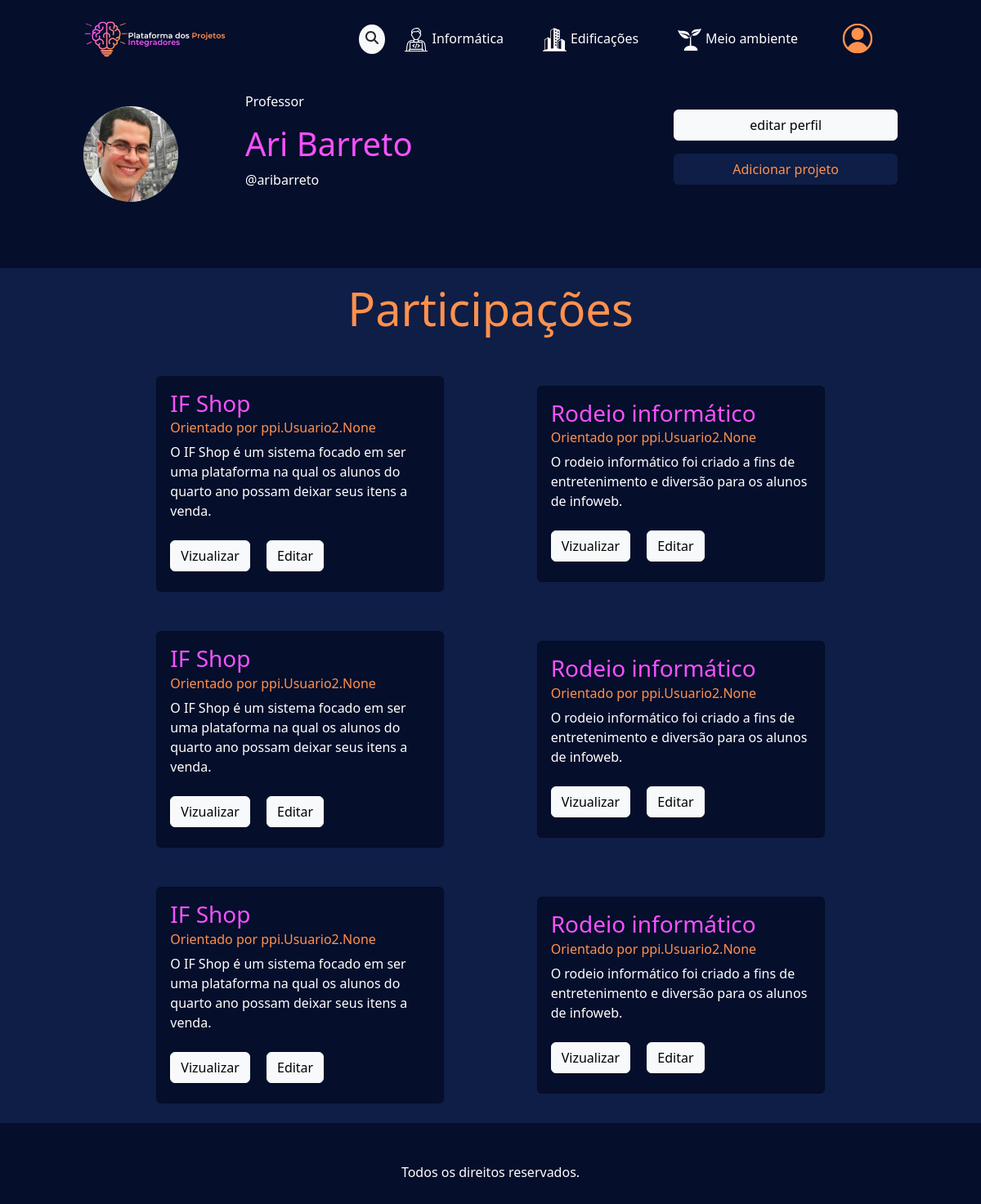
The page /perfil/ on the database as committed earlier.
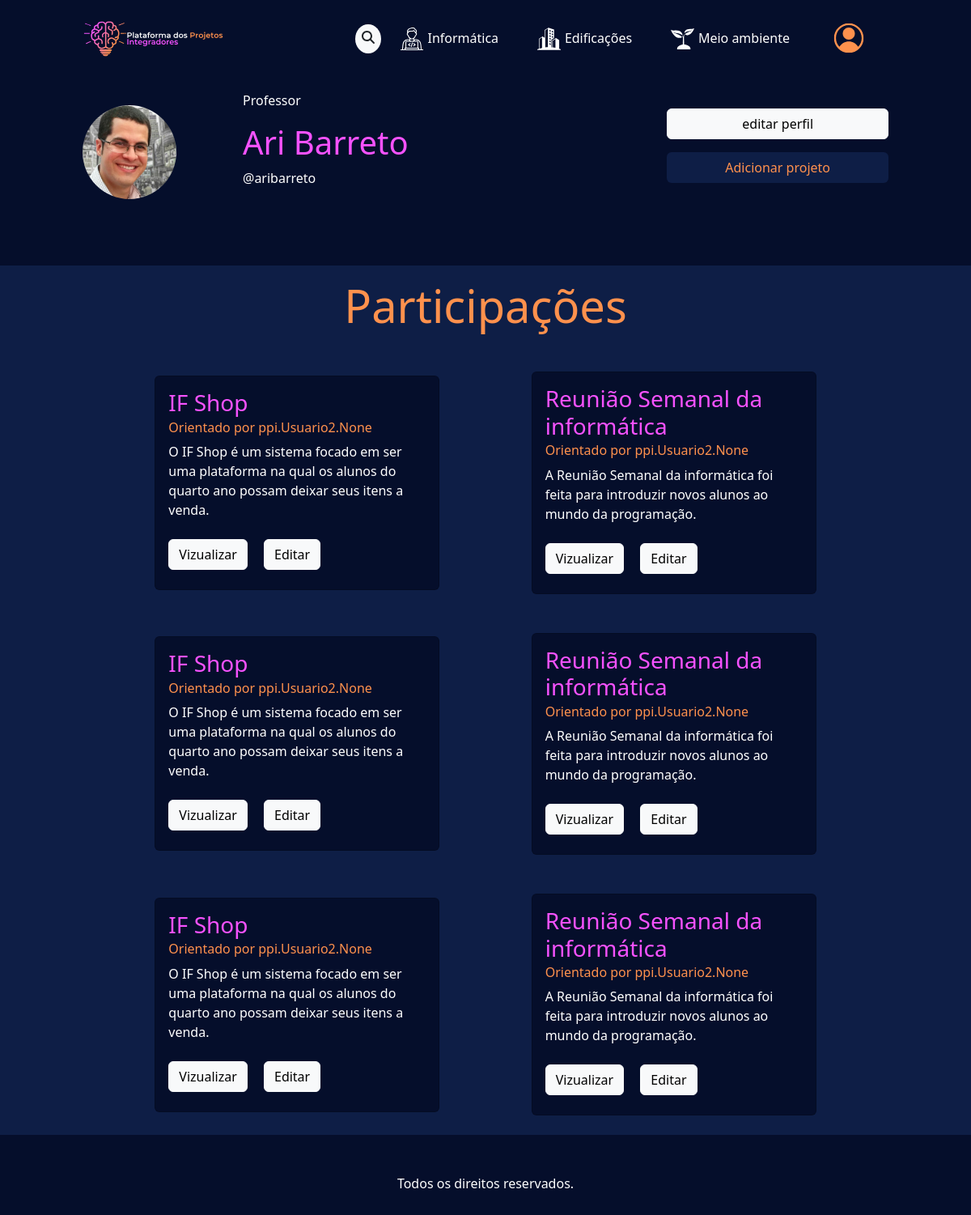
The same page on the database as committed later.
### ppi/models.py (models this page shows, shortened)
class Post(models.Model):
    titulo = models.CharField(max_length=50)
    justificativa = models.TextField(max_length=120)
    resumo = models.TextField(max_length=2000)
    data_publi = models.DateField(auto_now=True)
    usuarios1 = models.ManyToManyField(Usuario1)
    usuarios2 = models.ManyToManyField(Usuario2)

### ppi/views.py (the view)
# urls.py: path("perfil/", views.verperfil, name = "verperfil"),
def verperfil(request):
    post = Post.objects.all
    context = {
        "projetos" : post,
        "range" : range(3)
    }
    return render (request, "verperfil.html", context)

### ppi/templates/verperfil.html (shortened to what this page needs)
{% extends "base.html" %}
{% load static %}
{% block conteudo %}
<div class="container custom-container mb-5 py-3">
    <div class="row g-0">
        <div class= "col-md-8">
            <div class = "row g-0">
                <div class= "col-md-3 d-flex justify-content-start align-items-center">
                    <img src="{% static 'imgs/ari.jpg' %}" class="rounded-circle" alt="imgperfil" style= "max-width:70%;">
                </div>
                <div class= "col-md-9 d-flex justify-content-start align-items-center ">
                    <ul>
                        <p class= "text-white">Professor</p>
                        <h1 class = "roxinho">Ari Barreto</h1>
                        <p class= "text-white">@aribarreto</p>
                    </ul>
                </div>
            </div>
        </div>
        <div class= "col-md-4 d-flex flex-wrap justify-content-end align-items-center">
            <ul>
                <a href="{% url 'editarperfil' %}">
                    <button type= 'button' class= "btn w-100 btn-light my-2">editar perfil</button>
                </a>
                <a href="{% url 'form_post' %}">
                    <button type= 'button' class= "btn w-100 blueback laranja my-2">Adicionar projeto</button>
                </a>
            </ul>
        </div>
    </div>
</div>
<div class="container-fluid blueback">
    <h1 class="laranja text-center py-3" style="font-size: 3.5em;">
        Participações
    </h1>
    <div class= "container custom-container d-flex justify-content-evenly align-items-center flex-wrap">
        {% for x in range %}
        {% for projeto in projetos %}
        <div class="card m-4" style="max-width: 22rem; background-color: rgb(5, 14, 43);">
                <div class="card-body">
                  <h3 class="card-title roxinho">{{projeto.titulo}}</h3>
                  <h6 class="card-subtitle mb-2 laranja">Orientado por {{projeto.usuarios2}}</h6>
                  <p class="card-text text-white">{{projeto.justificativa}}</p>
                  <a href="{% url "post" 1 %}" style="text-decoration: none;" class="card-link">
                    <button type= 'button' class= "btn btn-light my-2">Vizualizar</button>
                  </a>
                  <a href="#" class="card-link">
                    <button type= 'button' class= "btn btn-light my-2">Editar</button>
                  </a>
                </div>
              </div>
        {% endfor %}
        {% endfor %}
    </div>
</div>
{% endblock conteudo %}

Rows that differ between the two databases and show on the page:
changed Post "ppi.Usuario2.None": titulo "Rodeio informático" → "Reunião Semanal da informática"; justificativa "O rodeio informático foi criado a fins de entretenimento e diversão para os alunos de infoweb." → "A Reunião Semanal da informática foi feita para introduzir novos alunos ao mundo da programação."
